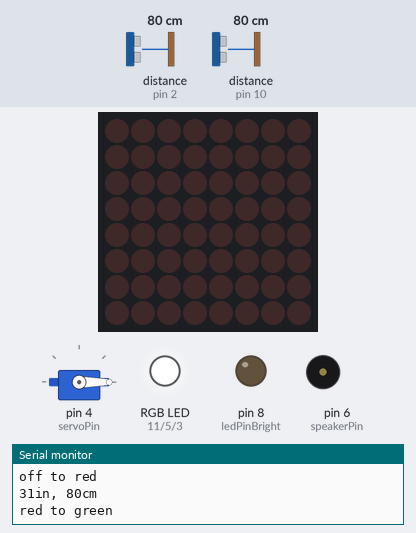
Recording of a sketch running on a simulated Arduino Uno, built with avr-gcc and run on an emulated ATmega328P. Parts: servo, 8×8 LED matrix, an RGB LED mixed from three pins (HIGH = lit), output pins drawn as LEDs (lit = HIGH), buzzer (waves = sounding), the last lines printed to the serial monitor. Wiring (inferred from the names in the program): range finder with pulse-width output: data pin 2; ultrasonic range finder: trigger pin 9; echo pin 10. Inputs (shaded band) come from the test bench; at power-on: distance to the obstacle (sensors on pin 10, pin 2) 80 cm. The echo pulse lasts 58.3 µs per cm; pins used as bus, display or sensor lines are not drawn.

Above: at 1.2 s.
1.3 s: distance to the obstacle (sensor on pin 10) set to 9 cm
At 4.07 s:
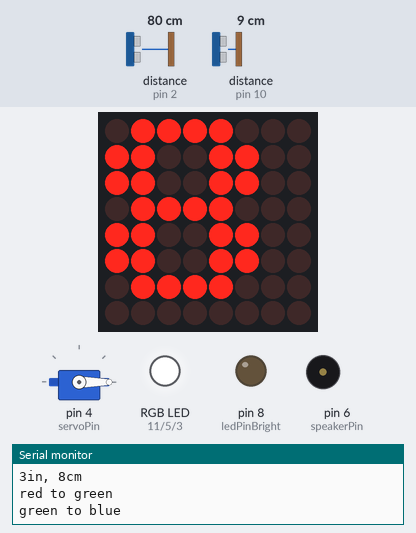
4.4 s: distance to the obstacle (sensor on pin 2) set to 35 cm
At 5.76 s:
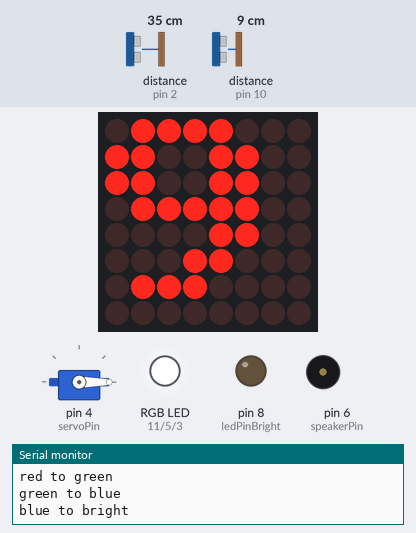
7.5 s: distance to the obstacle (sensor on pin 10) set to 2 cm
At 8.12 s:
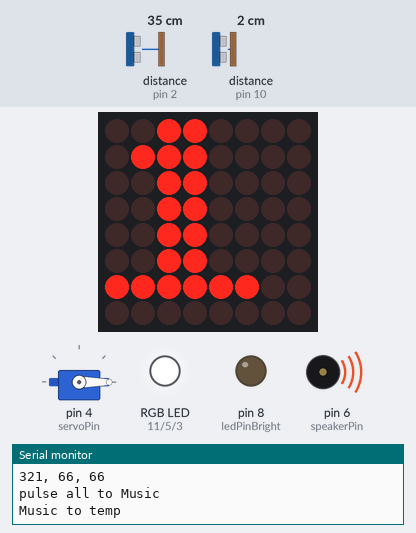
10.6 s: distance to the obstacle (sensor on pin 2) set to 60 cm
At 12.03 s:
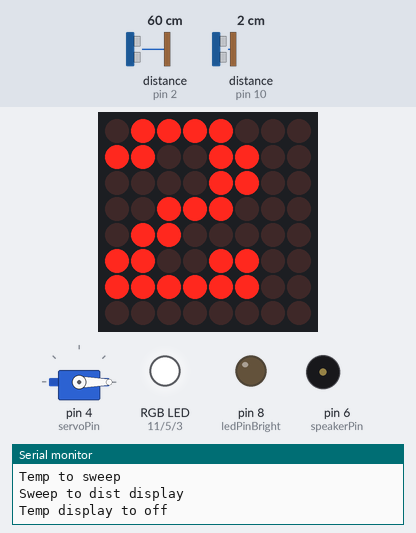
13.7 s: distance to the obstacle (sensor on pin 10) set to 4 cm
At 15.88 s:
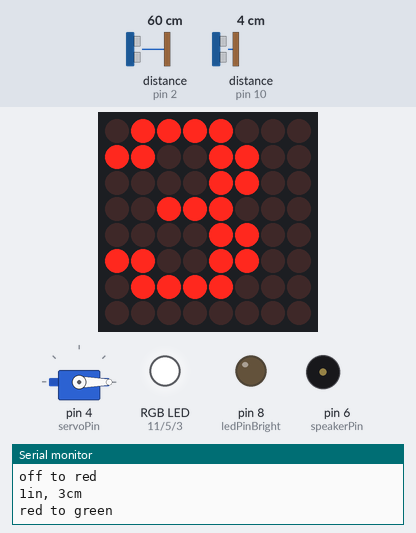
16.8 s: distance to the obstacle (sensor on pin 10) set to 120 cm
Timing chart, 0 to 20.9 s (numbered marks = the images above; inputs shaded):
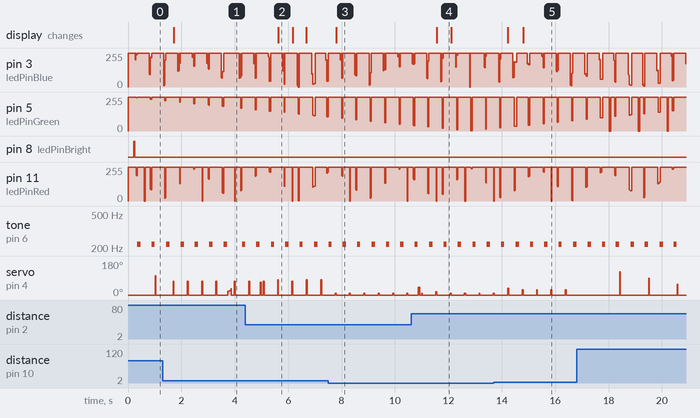

Measured:
- after the input at 1.3 s, the display: changes after 0.42 s (image 1)
- after the input at 4.4 s, the display: changes after 1.2 s (image 2)
- after the input at 7.5 s, the display: changes after 0.29 s (image 3)
- after the input at 10.6 s, the display: changes after 0.96 s (image 4)
- after the input at 13.7 s, the display: first changes after 0.52 s (image 5 shows a later state)
- by itself, tone on pin 6 (speakerPin): alternates 220 Hz for 0.13 s and silent for 0.41 s

The sketch:

arduino_io_demo.ino
```cpp
#include <Arduino.h>    // standard Arduino libraty

/*
   Demo of a number of Arduino I/O (input and output) features.

   A button connected to interrupt pin 2 switches through a number of demos:
     1) flashing red LED
     2) flashing green LED
     3) flashing blue LED
     4) blink external LED
     5) pulsing green LED
     6) pulsing red/green/blue LED
     7) music
     8) temperature reading using LM335
     9) servo sweep demo
     10) ultrasonic distance and output on LED display
*/
enum {
  OFF,
  RED_BLINK,
  GREEN_BLINK,
  BLUE_BLINK,
  BRIGHT_BLINK,
  GREEN_PULSE,
  ALL_PULSE,
  MUSIC,
  TEMP,
  SWEEP,
  DIST_DISPLAY
} mode;

/*
   switching between modes
*/
const int switchPin = 2;    // interrupt pin
const int debounceDelay = 100;  // DEBOUNCE delay

long lastDebounceTime = 0;
int lastSwitchState = HIGH;

void changeState();

// as triggered by interrupt on pin 2
void change() {
  int switchState = digitalRead(switchPin);
  if (switchState != lastSwitchState) {
    lastDebounceTime = millis();
  }
  if ((millis - lastDebounceTime) > debounceDelay) {
    if (switchState != lastSwitchState) {
      lastSwitchState = switchState;
      if (switchState == LOW) {
        changeState();
      }
    }
  }
}

/*
   blinking LED's
*/
const int ledPinRed = 11;   // RED_BLINK
const int ledPinBlue = 3;   // BLUE_BLINK
const int ledPinGreen = 5;  // GREEN_BLINK
const int ledPinBright = 8; // BRIGHT_BLINK
const int period = 200;     // BLINK period

int ledState = LOW;
long lastChangeTime = 0;

void handleBlink(int ledPin) {
  long now = millis();
  if (now > lastChangeTime + period) {
    ledState = !ledState;
    digitalWrite(ledPin, ledState);
    lastChangeTime = now;
  }
}

void pulse(int ledPin, int delay) {
  long now = millis();
  int fadeModulus = ((now / delay) % 512);
  Serial.print(fadeModulus);

  int fadeOffset = fadeModulus - 255;
  Serial.print(", ");
  Serial.print(fadeOffset);

  int fadeAmount = abs(fadeOffset);
  Serial.print(", ");
  Serial.println(fadeAmount);

  analogWrite(ledPin, fadeAmount);
}

void pulseAll(int ledPin1, int ledPin2, int ledPin3) {
  pulse(ledPin1, 5);
  pulse(ledPin2, 50);
  pulse(ledPin3, 25);
}

/*
   music
*/
#include "pitches.h"        // pitches
#include "tunes.h"          // tunes

const int speakerPin = 6;   // MUSIC

const int songspeed = 1.5;
void playMelody() {
//  int melodyLength = sizeof(durationsPirates) / sizeof(int);
//  for (int i = 0; i < melodyLength && mode == MUSIC; i++) {
//    int wait = durationsPirates[i] * songspeed;
//    tone(speakerPin, notesPirates[i], wait); // tone(pin,frequency,duration)
//    delay(wait);
//  }
  int melodyLength = sizeof(durationsInspectorGadget) / sizeof(int);
  for (int i = 0; i < melodyLength && mode == MUSIC; i++) {
    // e.g. quarter note = 1000 / 4, eighth note = 1000 / 8, etc.
    int wait = 1000 / durationsInspectorGadget[i] * songspeed;
    tone(speakerPin, notesInspectorGadget[i], wait); // tone(pin,frequency,duration)
    delay(wait);
  }
}

/*
   servo sweep
*/
#include <Servo.h>          // external library to control a servo
#define SWEEP_PERIOD 1000   // 1 second sweep period for servo demo

const int servoPin = 4;     // SWEEP servo

Servo myservo;
//int servoSweepCount = 0;

void sweepServo() {
  int millisPosition = millis() % SWEEP_PERIOD;
  double floatPosition = TWO_PI * (((float) millisPosition ) / SWEEP_PERIOD);
  int servoPosition = (70 * sin(floatPosition)) + 90;
  Serial.println(servoPosition);
  myservo.write(servoPosition);
}

/*
   LM335 temperature
*/
const int LM335_pin = A0;   // LM335 TEMP

void handleTemp() {
  // 0.489 = 500/1023
  //   10mV for the range 0 - 5V
  //   via 10bit ADC 2^10 1,024 0 - 1,023
  float temp_val = analogRead(LM335_pin) * 0.489;

  // Convert Kelvin to degree Celsius
  float temp_val_celsius = temp_val - 273.16;
  Serial.print(temp_val_celsius);
  Serial.println(" Degree Celsius");
  delay(1000);
}

/*
   Ultrasonic distance finder
*/
const int pingPin = 9;      // DIST ping
const int echoPin = 10;     // DIST echo

long measureDistance() {
  delay(100);
  long duration, inches, cm;
  pinMode(pingPin, OUTPUT);
  digitalWrite(pingPin, LOW);
  delayMicroseconds(2);
  digitalWrite(pingPin, HIGH);
  delayMicroseconds(10);
  digitalWrite(pingPin, LOW);
  pinMode(echoPin, INPUT);
  duration = pulseIn(echoPin, HIGH);
  inches = microsecondsToInches(duration);
  cm = microsecondsToCentimeters(duration);
  Serial.print(inches);
  Serial.print("in, ");
  Serial.print(cm);
  Serial.print("cm");
  Serial.println();
  return cm;
}

long microsecondsToInches(long microseconds) {
  return microseconds / 74 / 2;
}

long microsecondsToCentimeters(long microseconds) {
  return microseconds / 29 / 2;
}

/*
   8x8 LED matrix display
*/
#include <LedControl.h> // external library to control LED display
#include "digits.h"     // library of 0-9 digits on 8x8 display
const int dataPin = 12;
const int clkPin = 13;
const int csPin = 7;

LedControl ledControl = LedControl(dataPin, clkPin, csPin, 1);

void writeValues(byte* values) {
  for (int row = 0; row < 8; row++) {
    ledControl.setRow(0, row, values[row]);
  }
}

/*
   measure distance, display it on LED matrix and via servo
*/
void handleDistDisplay() {
  long distance = measureDistance();
  if (distance >= 0 && distance <= 20) {
    myservo.write((int)(distance / 20.0 * 180));
  }
  if (distance >= 0 && distance <= 9) {
    writeValues(matrixNumeral[distance]);
  }
}

int oneShot = true;         // only play through tune once
// Reset all the things between states
void reset() {
  oneShot = true;
  digitalWrite(LED_BUILTIN, LOW);
  digitalWrite(ledPinRed, HIGH);
  digitalWrite(ledPinGreen, HIGH);
  digitalWrite(ledPinBlue, HIGH);
  digitalWrite(ledPinBright, LOW);
  digitalWrite(speakerPin, LOW);
  myservo.write(0);
}

void changeState() {
  if (mode == DIST_DISPLAY) {
    reset();
    Serial.println("Temp display to off");
    mode = OFF;
  } else if (mode == SWEEP) {
    reset();
    Serial.println("Sweep to dist display");
    mode = DIST_DISPLAY;
  } else if (mode == TEMP) {
    reset();
    Serial.println("Temp to sweep");
    mode = SWEEP;
  } else if (mode == MUSIC) {
    reset();
    Serial.println("Music to temp");
    mode = TEMP;
  } else if (mode == ALL_PULSE) {
    reset();
    Serial.println("pulse all to Music");
    mode = MUSIC;
  } else if (mode == GREEN_PULSE) {
    reset();
    Serial.println("pulse green to pulse all");
    mode = ALL_PULSE;
  } else if (mode == BRIGHT_BLINK) {
    reset();
    Serial.println("bright to pulse green");
    mode = GREEN_PULSE;
  } else if (mode == BLUE_BLINK) {
    reset();
    Serial.println("blue to bright");
    mode = BRIGHT_BLINK;
  } else if (mode == GREEN_BLINK) {
    reset();
    Serial.println("green to blue");
    mode = BLUE_BLINK;
  } else if (mode == RED_BLINK) {
    Serial.println("red to green");
    reset();
    mode = GREEN_BLINK;
  } else if (mode == OFF) {
    Serial.println("off to red");
    reset();
    mode = RED_BLINK;
  }
}

/*
   default setup method
*/
void setup() {
  myservo.attach(servoPin);
  pinMode(switchPin, INPUT_PULLUP);
  pinMode(LED_BUILTIN, OUTPUT);
  pinMode(ledPinRed, OUTPUT);
  pinMode(ledPinGreen, OUTPUT);
  pinMode(ledPinBlue, OUTPUT);
  pinMode(ledPinBright, OUTPUT);
  Serial.begin(115200);
  attachInterrupt(digitalPinToInterrupt(switchPin), change, CHANGE);
  pinMode(pingPin, OUTPUT);
  pinMode(echoPin, INPUT);
  /*
    The MAX72XX is in power-saving mode on startup,
    we have to do a wakeup call
  */
  ledControl.shutdown(0, false);
  /* Set the brightness to a medium values */
  ledControl.setIntensity(0, 8);
  /* and clear the display */
  ledControl.clearDisplay(0);
  reset();
}

/*
   default loop that jumps into the appropriate mode with a delay of 20ms per loop
*/
void loop() {
  if (mode == OFF) {
    reset();
  } else if (mode == RED_BLINK) {
    handleBlink(ledPinRed);
  } else if (mode == BLUE_BLINK) {
    handleBlink(ledPinBlue);
  } else if (mode == GREEN_BLINK) {
    handleBlink(ledPinGreen);
  } else if (mode == BRIGHT_BLINK) {
    handleBlink(ledPinBright);
  } else if (mode == GREEN_PULSE) {
    pulse(ledPinBlue, 5);
  } else if (mode == ALL_PULSE) {
    pulseAll(ledPinRed, ledPinGreen, ledPinBlue);
  } else if (mode == MUSIC) {
    if (oneShot) {
      playMelody();
      oneShot = false;
    }
  } else if (mode == SWEEP) {
    sweepServo();
  } else if (mode == TEMP) {
    handleTemp();
  } else if (mode == DIST_DISPLAY) {
    handleDistDisplay();
  }
  delay(20);
}
```

digits.h
```cpp
/*
   8x8 LED matrix digits
*/

const static byte matrix0[8] = {
  B01111000,
  B11001100,
  B11001100,
  B11001100,
  B11001100,
  B11001100,
  B01111000,
  B00000000
};
const static byte matrix1[8] = {
  B00110000,
  B01110000,
  B00110000,
  B00110000,
  B00110000,
  B00110000,
  B11111100,
  B00000000
};
const static byte matrix2[8] = {
  B01111000,
  B11001100,
  B00001100,
  B00111000,
  B01100000,
  B11001100,
  B11111100,
  B00000000
};
const static byte matrix3[8] = {
  B01111000,
  B11001100,
  B00001100,
  B00111000,
  B00001100,
  B11001100,
  B01111000,
  B00000000
};
const static byte matrix4[8] = {
  B00011100,
  B00111100,
  B01101100,
  B11001100,
  B11111110,
  B00001100,
  B00011110,
  B00000000
};
const static byte matrix5[8] = {
  B11111100,
  B11000000,
  B11111000,
  B00001100,
  B00001100,
  B11001100,
  B01111000,
  B00000000
};
const static byte matrix6[8] = {
  B00111000,
  B01100000,
  B11000000,
  B11111000,
  B11001100,
  B11001100,
  B01111000,
  B00000000
};
const static byte matrix7[8] = {
  B11111100,
  B11001100,
  B00001100,
  B00011000,
  B00110000,
  B00110000,
  B00110000,
  B00000000
};
const static byte matrix8[8] = {
  B01111000,
  B11001100,
  B11001100,
  B01111000,
  B11001100,
  B11001100,
  B01111000,
  B00000000
};
const static byte matrix9[8] = {
  B01111000,
  B11001100,
  B11001100,
  B01111100,
  B00001100,
  B00011000,
  B01110000,
  B00000000
};

const static byte* matrixNumeral[10] = {
  matrix0,
  matrix1,
  matrix2,
  matrix3,
  matrix4,
  matrix5,
  matrix6,
  matrix7,
  matrix8,
  matrix9
};
```

pitches.h
```cpp
/*************************************************
 * Public Constants for Arduino Tones
 *************************************************/
#define NOTE_B0  31
#define NOTE_C1  33
#define NOTE_CS1 35
#define NOTE_D1  37
#define NOTE_DS1 39
#define NOTE_E1  41
#define NOTE_F1  44
#define NOTE_FS1 46
#define NOTE_G1  49
#define NOTE_GS1 52
#define NOTE_A1  55
#define NOTE_AS1 58
#define NOTE_B1  62
#define NOTE_C2  65
#define NOTE_CS2 69
#define NOTE_D2  73
#define NOTE_DS2 78
#define NOTE_E2  82
#define NOTE_F2  87
#define NOTE_FS2 93
#define NOTE_G2  98
#define NOTE_GS2 104
#define NOTE_A2  110
#define NOTE_AS2 117
#define NOTE_B2  123
#define NOTE_C3  131
#define NOTE_CS3 139
#define NOTE_D3  147
#define NOTE_DS3 156
#define NOTE_E3  165
#define NOTE_F3  175
#define NOTE_FS3 185
#define NOTE_G3  196
#define NOTE_GS3 208
#define NOTE_A3  220
#define NOTE_AS3 233
#define NOTE_B3  247
#define NOTE_C4  262
#define NOTE_CS4 277
#define NOTE_D4  294
#define NOTE_DS4 311
#define NOTE_E4  330
#define NOTE_F4  349
#define NOTE_FS4 370
#define NOTE_G4  392
#define NOTE_GS4 415
#define NOTE_A4  440
#define NOTE_AS4 466
#define NOTE_B4  494
#define NOTE_C5  523
#define NOTE_CS5 554
#define NOTE_D5  587
#define NOTE_DS5 622
#define NOTE_E5  659
#define NOTE_F5  698
#define NOTE_FS5 740
#define NOTE_G5  784
#define NOTE_GS5 831
#define NOTE_A5  880
#define NOTE_AS5 932
#define NOTE_B5  988
#define NOTE_C6  1047
#define NOTE_CS6 1109
#define NOTE_D6  1175
#define NOTE_DS6 1245
#define NOTE_E6  1319
#define NOTE_F6  1397
#define NOTE_FS6 1480
#define NOTE_G6  1568
#define NOTE_GS6 1661
#define NOTE_A6  1760
#define NOTE_AS6 1865
#define NOTE_B6  1976
#define NOTE_C7  2093
#define NOTE_CS7 2217
#define NOTE_D7  2349
#define NOTE_DS7 2489
#define NOTE_E7  2637
#define NOTE_F7  2794
#define NOTE_FS7 2960
#define NOTE_G7  3136
#define NOTE_GS7 3322
#define NOTE_A7  3520
#define NOTE_AS7 3729
#define NOTE_B7  3951
#define NOTE_C8  4186
#define NOTE_CS8 4435
#define NOTE_D8  4699
#define NOTE_DS8 4978
```

tunes.h
```cpp
/*
   notes and durations for Inspector Gadget and Pirates of the Carribean
*/
#include "pitches.h"

const int notesInspectorGadget[] = {
  NOTE_A3, NOTE_B3, NOTE_C4, NOTE_D4, NOTE_E4, 0, NOTE_C4, NOTE_DS4, NOTE_B3,
  NOTE_D4, NOTE_C4, NOTE_A3, NOTE_B3, NOTE_C4, NOTE_D4, NOTE_E4, 0, NOTE_A4,
  NOTE_GS4, NOTE_A3, NOTE_B3, NOTE_C4, NOTE_D4, NOTE_E4, 0, NOTE_C4, NOTE_DS4,
  NOTE_B3, NOTE_D4, NOTE_C4, NOTE_A4, NOTE_GS4, NOTE_G4, NOTE_FS4, NOTE_F4, 0,
  0, NOTE_E4, NOTE_A4
};
const int durationsInspectorGadget[] = {
  8, 16, 8, 16, 8, 16, 6, 6, 6, 6, 6, 8, 16, 8, 16, 8, 16, 6, 2, 8, 16, 8, 16,
  8, 16, 6, 6, 6, 6, 6, 8, 16, 8, 16, 8, 4, 6, 6, 8
};

const int tunePiratesTotalNotes = 203;
const int notesPirates[] = { // Note of the song, 0 is a rest/pulse
  NOTE_E4, NOTE_G4, NOTE_A4, NOTE_A4, 0,
  NOTE_A4, NOTE_B4, NOTE_C5, NOTE_C5, 0,
  NOTE_C5, NOTE_D5, NOTE_B4, NOTE_B4, 0,
  NOTE_A4, NOTE_G4, NOTE_A4, 0,

  NOTE_E4, NOTE_G4, NOTE_A4, NOTE_A4, 0,
  NOTE_A4, NOTE_B4, NOTE_C5, NOTE_C5, 0,
  NOTE_C5, NOTE_D5, NOTE_B4, NOTE_B4, 0,
  NOTE_A4, NOTE_G4, NOTE_A4, 0,

  NOTE_E4, NOTE_G4, NOTE_A4, NOTE_A4, 0,
  NOTE_A4, NOTE_C5, NOTE_D5, NOTE_D5, 0,
  NOTE_D5, NOTE_E5, NOTE_F5, NOTE_F5, 0,
  NOTE_E5, NOTE_D5, NOTE_E5, NOTE_A4, 0,

  NOTE_A4, NOTE_B4, NOTE_C5, NOTE_C5, 0,
  NOTE_D5, NOTE_E5, NOTE_A4, 0,
  NOTE_A4, NOTE_C5, NOTE_B4, NOTE_B4, 0,
  NOTE_C5, NOTE_A4, NOTE_B4, 0,

  NOTE_A4, NOTE_A4,
  //Repeat of first part
  NOTE_A4, NOTE_B4, NOTE_C5, NOTE_C5, 0,
  NOTE_C5, NOTE_D5, NOTE_B4, NOTE_B4, 0,
  NOTE_A4, NOTE_G4, NOTE_A4, 0,

  NOTE_E4, NOTE_G4, NOTE_A4, NOTE_A4, 0,
  NOTE_A4, NOTE_B4, NOTE_C5, NOTE_C5, 0,
  NOTE_C5, NOTE_D5, NOTE_B4, NOTE_B4, 0,
  NOTE_A4, NOTE_G4, NOTE_A4, 0,

  NOTE_E4, NOTE_G4, NOTE_A4, NOTE_A4, 0,
  NOTE_A4, NOTE_C5, NOTE_D5, NOTE_D5, 0,
  NOTE_D5, NOTE_E5, NOTE_F5, NOTE_F5, 0,
  NOTE_E5, NOTE_D5, NOTE_E5, NOTE_A4, 0,

  NOTE_A4, NOTE_B4, NOTE_C5, NOTE_C5, 0,
  NOTE_D5, NOTE_E5, NOTE_A4, 0,
  NOTE_A4, NOTE_C5, NOTE_B4, NOTE_B4, 0,
  NOTE_C5, NOTE_A4, NOTE_B4, 0,
  //End of Repeat

  NOTE_E5, 0, 0, NOTE_F5, 0, 0,
  NOTE_E5, NOTE_E5, 0, NOTE_G5, 0, NOTE_E5, NOTE_D5, 0, 0,
  NOTE_D5, 0, 0, NOTE_C5, 0, 0,
  NOTE_B4, NOTE_C5, 0, NOTE_B4, 0, NOTE_A4,

  NOTE_E5, 0, 0, NOTE_F5, 0, 0,
  NOTE_E5, NOTE_E5, 0, NOTE_G5, 0, NOTE_E5, NOTE_D5, 0, 0,
  NOTE_D5, 0, 0, NOTE_C5, 0, 0,
  NOTE_B4, NOTE_C5, 0, NOTE_B4, 0, NOTE_A4
};

const int durationsPirates[] = { //duration of each note (in ms) Quarter Note is set to 250 ms
  125, 125, 250, 125, 125,
  125, 125, 250, 125, 125,
  125, 125, 250, 125, 125,
  125, 125, 375, 125,

  125, 125, 250, 125, 125,
  125, 125, 250, 125, 125,
  125, 125, 250, 125, 125,
  125, 125, 375, 125,

  125, 125, 250, 125, 125,
  125, 125, 250, 125, 125,
  125, 125, 250, 125, 125,
  125, 125, 125, 250, 125,

  125, 125, 250, 125, 125,
  250, 125, 250, 125,
  125, 125, 250, 125, 125,
  125, 125, 375, 375,

  250, 125,
  //Rpeat of First Part
  125, 125, 250, 125, 125,
  125, 125, 250, 125, 125,
  125, 125, 375, 125,

  125, 125, 250, 125, 125,
  125, 125, 250, 125, 125,
  125, 125, 250, 125, 125,
  125, 125, 375, 125,

  125, 125, 250, 125, 125,
  125, 125, 250, 125, 125,
  125, 125, 250, 125, 125,
  125, 125, 125, 250, 125,

  125, 125, 250, 125, 125,
  250, 125, 250, 125,
  125, 125, 250, 125, 125,
  125, 125, 375, 375,
  //End of Repeat

  250, 125, 375, 250, 125, 375,
  125, 125, 125, 125, 125, 125, 125, 125, 375,
  250, 125, 375, 250, 125, 375,
  125, 125, 125, 125, 125, 500,

  250, 125, 375, 250, 125, 375,
  125, 125, 125, 125, 125, 125, 125, 125, 375,
  250, 125, 375, 250, 125, 375,
  125, 125, 125, 125, 125, 500
};
```
